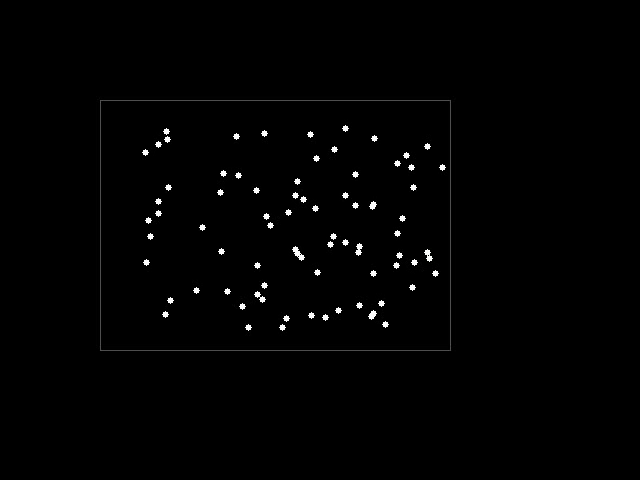
#> input picture frame 8 of bt_gst/synthetic_flow.avi, 640 x 480 px
$ python generate_data.py
#> lines starting #> are read from the running program, lines starting #| are printed output that depends on the picture
import cv2
import numpy as np

W, H = 640, 480
N_FRAMES = 80
TRUE_DX, TRUE_DY = 3, 1   # known movement vector

# random features inside ROI
rng = np.random.default_rng(0)
points = rng.integers([120, 120], [420, 320], size=(80, 2))

fourcc = cv2.VideoWriter_fourcc(*"XVID")
out = cv2.VideoWriter("synthetic_flow.avi", fourcc, 20, (W, H))

for t in range(N_FRAMES):
    frame = np.zeros((H, W, 3), dtype=np.uint8)

    # draw ROI
    cv2.rectangle(frame, (100, 100), (450, 350), (80, 80, 80), 1)

    shift = np.array([TRUE_DX * t, TRUE_DY * t])

    for p in points:
        x, y = p + shift
        if 0 <= x < W and 0 <= y < H:
            cv2.circle(frame, (int(x), int(y)), 3, (255, 255, 255), -1)

    out.write(frame)
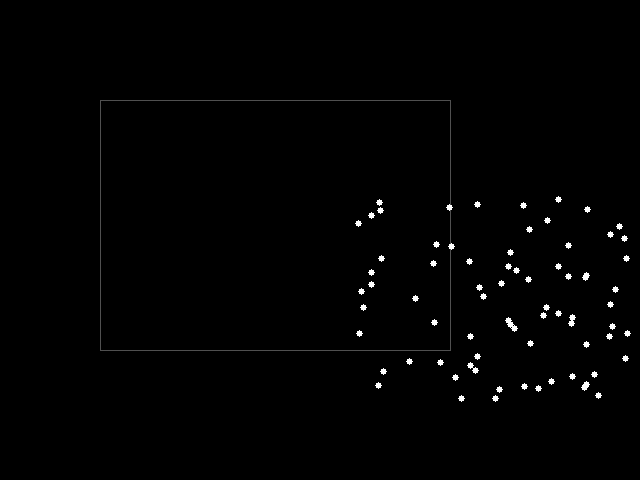
#> frame: shape (480, 640, 3); min 0, max 255, mean 2.1

out.release()

print("created synthetic_flow.avi")
print("true vector:", TRUE_DX, TRUE_DY)
print("true angle:", np.degrees(np.arctan2(TRUE_DY, TRUE_DX)))

cap = cv2.VideoCapture("synthetic_flow.avi")

ret, old_frame = cap.read()
#> old_frame is the input picture: shape (480, 640, 3); mean B, G, R 2.2, 2.2, 2.2
if not ret:
    raise RuntimeError("failed to read first frame")

old_gray = cv2.cvtColor(old_frame, cv2.COLOR_BGR2GRAY)

roi = old_gray[100:350, 100:450]
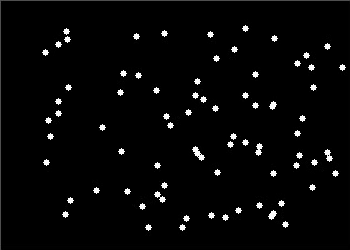
#> roi: shape (250, 350); min 0, max 255, mean 7.3
pts = cv2.goodFeaturesToTrack(
    roi,
    maxCorners=100,
    qualityLevel=0.01,
    minDistance=5
)
#> pts = 100 rows, first 8: [158, 198], [257, 149], [330, 154], [66, 35], [194, 152], [126, 73], [208, 32], [219, 58]
if pts is None:
    raise RuntimeError("no features found in ROI")

# convert ROI-local points to full-frame coordinates
# (number_of_points, 1, 2)
pts[:, 0, 0] += 100
pts[:, 0, 1] += 100

all_vectors = []

while True:
    ret, frame = cap.read()
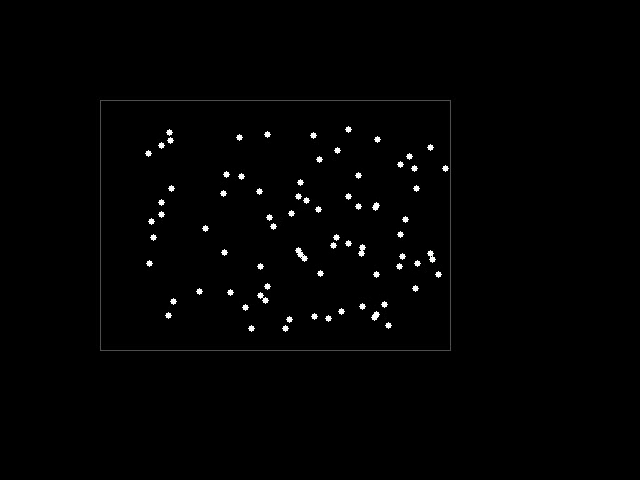
#> input picture frame 9 of bt_gst/synthetic_flow.avi, 640 x 480 px
#> frame is the input picture: shape (480, 640, 3); mean B, G, R 2.2, 2.2, 2.2
    if not ret:
        break

    gray = cv2.cvtColor(frame, cv2.COLOR_BGR2GRAY)

    new_pts, status, err = cv2.calcOpticalFlowPyrLK(old_gray, gray, pts, None)
#> new_pts = 100 rows, first 8: [261, 299], [360, 250], [433, 255], [169, 136], [297, 253], [229, 174], [311, 133], [322, 159]; status = 100 values from 1 to 1; err = 100 values, max 7.8 at index 8, min 0 at index 25, mean 0.237
    if new_pts is None or status is None:
        break

    good = status.ravel() == 1
    good_old = pts[good].reshape(-1, 2)
#> good_old = 100 pairs, first value 146 to 442, second value 125 to 330
    good_new = new_pts[good].reshape(-1, 2)
#> good_new = 100 pairs, first value 149 to 445, second value 126 to 331

    if len(good_new) == 0:
        break

    # Keep only real movement and ignore tiny tracking noise.
    vectors = good_new - good_old
#> vectors = 100 pairs, first value 3 to 3, second value 0.999 to 1
    mag = np.linalg.norm(vectors, axis=1)
#> mag = 100 values, max 3.17 at index 63, min 3.16 at index 86, mean 3.16
    vectors = vectors[mag > 0.5]

    if len(vectors) > 0:
        all_vectors.append(vectors)

    old_gray = gray
    pts = good_new.reshape(-1, 1, 2)
#> pts has the same summary as new_pts

cap.release()

if not all_vectors:
    raise RuntimeError("no valid optical-flow vectors found")

all_vectors = np.vstack(all_vectors)
majority_vec = np.median(all_vectors, axis=0)
angle = np.degrees(np.arctan2(majority_vec[1], majority_vec[0]))

print("estimated vector:", majority_vec)
print("estimated angle:", angle)

$ run again, starting later in the video
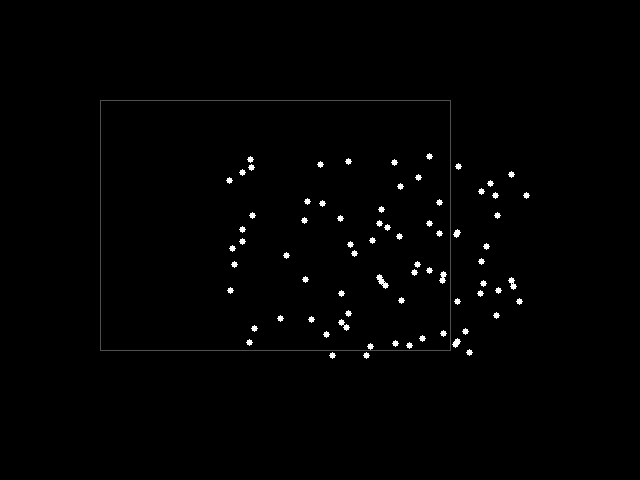
#> input picture frame 36 of bt_gst/synthetic_flow.avi, 640 x 480 px
#> old_frame is the input picture: shape (480, 640, 3); min 0, max 255, mean 2.2
#> `roi = old_gray[100:350, 100:450]`:
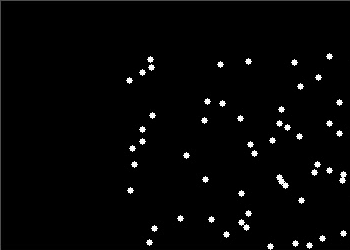
#> roi: shape (250, 350); min 0, max 255, mean 5.2
#> `pts = cv2.goodFeaturesToTrack( roi, maxCorners=100, qualityLevel=0.01,..`: pts = 100 rows, first 8: [245, 223], [344, 177], [151, 63], [282, 178], [152, 230], [182, 216], [207, 177], [312, 174]
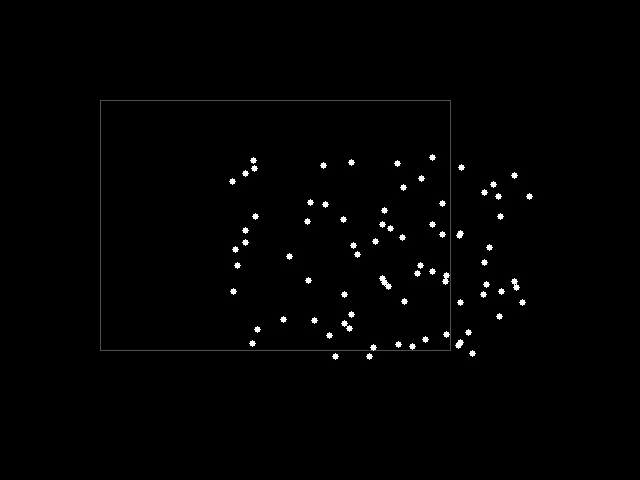
#> input picture frame 37 of bt_gst/synthetic_flow.avi, 640 x 480 px
#> frame is the input picture: shape (480, 640, 3); min 0, max 255, mean 2.2
#> new_pts = 100 rows, first 8: [348, 324], [447, 278], [254, 164], [385, 279], [255, 331], [285, 317], [310, 278], [415, 275]; status = 100 values from 1 to 1; err = 100 values, max 8.22 at index 81, min 0 at index 63, mean 1.05
#> good_old = 100 pairs, first value 227 to 445, second value 154 to 346
#> good_new = 100 pairs, first value 230 to 448, second value 155 to 346.8
#> vectors = 100 pairs, first value 3 to 3.04, second value 0.816 to 1.01
#> mag = 100 values, max 3.2 at index 14, min 3.11 at index 54, mean 3.16
#> `pts = good_new.reshape(-1, 1, 2)`: pts has the same summary as new_pts

$ run again, starting later in the video
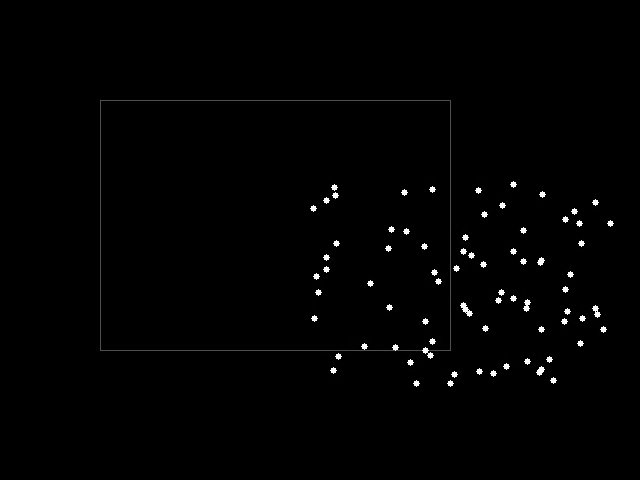
#> input picture frame 64 of bt_gst/synthetic_flow.avi, 640 x 480 px
#> old_frame is the input picture: shape (480, 640, 3); min 0, max 255, mean 2.2
#> `roi = old_gray[100:350, 100:450]`:
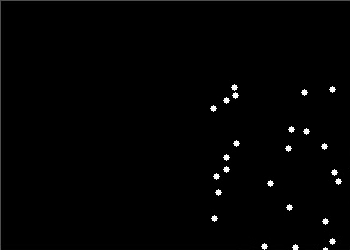
#> roi: shape (250, 350); min 0, max 255, mean 2.6
#> `pts = cv2.goodFeaturesToTrack( roi, maxCorners=100, qualityLevel=0.01,..`: pts = 51 rows, first 8: [323, 248], [235, 91], [291, 205], [268, 181], [325, 218], [338, 178], [226, 154], [326, 148]
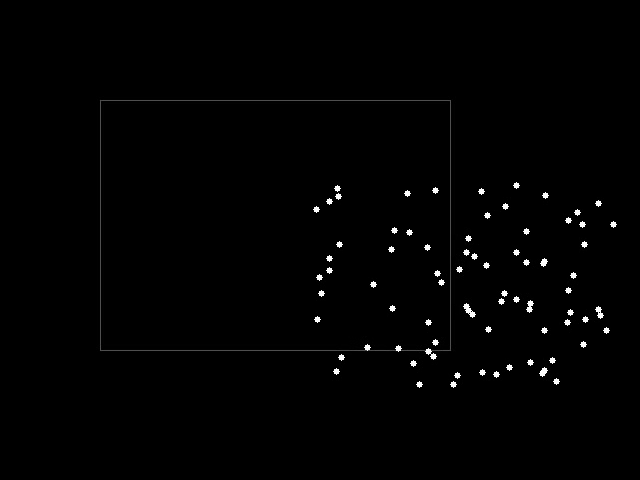
#> input picture frame 65 of bt_gst/synthetic_flow.avi, 640 x 480 px
#> frame is the input picture: shape (480, 640, 3); min 0, max 255, mean 2.2
#> new_pts = 51 rows, first 8: [426, 348.9], [338, 192], [394, 306], [371, 282], [428, 319], [441, 279], [329, 255], [429, 249]; status = 51 values from 1 to 1; err = 51 values, max 7.82 at index 26, min 0 at index 50, mean 0.887
#> good_old = 51 pairs, first value 102 to 438, second value 102 to 348
#> good_new = 51 pairs, first value 102 to 441, second value 102 to 348.9
#> `vectors = good_new - good_old`: vectors = 51 pairs, first value 0 to 3, second value 0 to 1
#> mag = 51 values, max 3.16 at index 11, min 0 at index 50, mean 3.1
#> `vectors = vectors[mag > 0.5]`: vectors = 50 pairs, first value 3 to 3, second value 0.769 to 1
#> `pts = good_new.reshape(-1, 1, 2)`: pts has the same summary as new_pts
